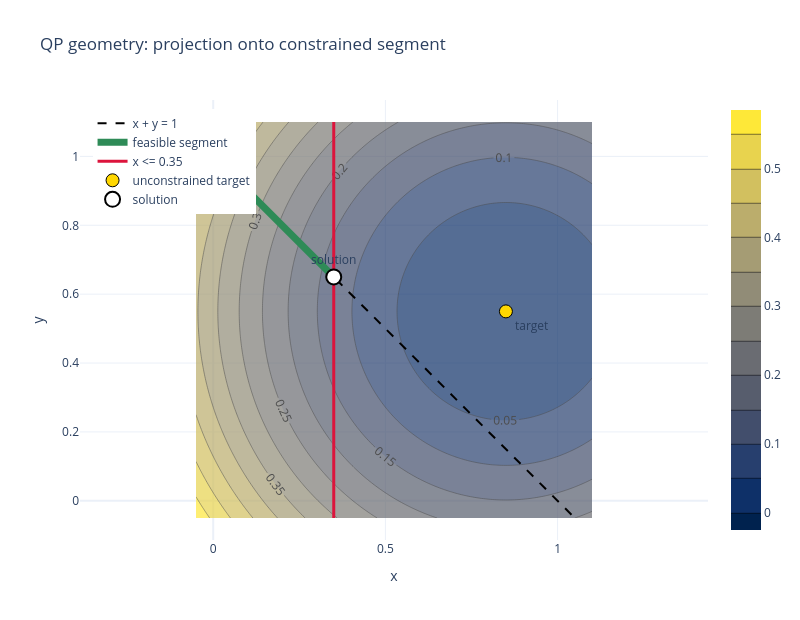

The cell this chart's notebook holds for it:
### Code cell
grid_x = np.linspace(-0.05, 1.1, 180)
grid_y = np.linspace(-0.05, 1.1, 180)
X_grid, Y_grid = np.meshgrid(grid_x, grid_y)
cost_surface = 0.5 * ((X_grid - target[0]) ** 2 + (Y_grid - target[1]) ** 2)
line_x = np.linspace(-0.05, 1.05, 120)
line_y = 1.0 - line_x
feasible_x = np.linspace(0.0, 0.35, 60)
feasible_y = 1.0 - feasible_x

fig = go.Figure()
fig.add_trace(go.Contour(x=grid_x, y=grid_y, z=cost_surface, colorscale='Cividis', opacity=0.7, contours=dict(showlabels=True), name='quadratic objective'))
fig.add_trace(go.Scatter(x=line_x, y=line_y, mode='lines', line=dict(color='black', dash='dash'), name='x + y = 1'))
fig.add_trace(go.Scatter(x=feasible_x, y=feasible_y, mode='lines', line=dict(color='seagreen', width=7), name='feasible segment'))
fig.add_trace(go.Scatter(x=[0.35, 0.35], y=[-0.05, 1.1], mode='lines', line=dict(color='crimson', width=3), name='x <= 0.35'))
fig.add_trace(go.Scatter(x=[target[0]], y=[target[1]], mode='markers+text', marker=dict(size=13, color='gold', line=dict(color='black', width=1)), text=['target'], textposition='bottom right', name='unconstrained target'))
fig.add_trace(go.Scatter(x=[solution[0]], y=[solution[1]], mode='markers+text', marker=dict(size=15, color='white', line=dict(color='black', width=2)), text=['solution'], textposition='top center', name='solution'))
fig.update_layout(template='plotly_white', width=800, height=620, title='QP geometry: projection onto constrained segment', xaxis_title='x', yaxis_title='y', yaxis_scaleanchor='x', legend=dict(x=0.02, y=0.98))
display(fig)

### Figure 1 — Plotly figure (JSON) as saved in the notebook; plotly's stock layout.template omitted (floating-point values rounded to 4 significant figures; data arrays with more than 128 entries replaced by an {"elided": "..."} marker saying what was removed)
{"data": [{"colorscale": [[0, "#00224e"], [0.1111, "#123570"], [0.2222, "#3b496c"], [0.3333, "#575d6d"], [0.4444, "#707173"], [0.5556, "#8a8678"], [0.6667, "#a59c74"], [0.7778, "#c3b369"], [0.8889, "#e1cc55"], [1, "#fee838"]], "contours": {"showlabels": true}, "name": "quadratic objective", "opacity": 0.7, "type": "contour", "x": {"elided": "180 float values"}, "y": {"elided": "180 float values"}, "z": {"elided": "180x180 float values"}}, {"line": {"color": "black", "dash": "dash"}, "mode": "lines", "name": "x + y = 1", "type": "scatter", "x": [-0.05, -0.04076, -0.03151, -0.02227, -0.01303, -0.003782, 0.005462, 0.01471, 0.02395, 0.03319, 0.04244, 0.05168, 0.06092, 0.07017, 0.07941, 0.08866, 0.0979, 0.1071, 0.1164, 0.1256, 0.1349, 0.1441, 0.1534, 0.1626, 0.1718, 0.1811, 0.1903, 0.1996, 0.2088, 0.2181, 0.2273, 0.2366, 0.2458, 0.255, 0.2643, 0.2735, 0.2828, 0.292, 0.3013, 0.3105, 0.3197, 0.329, 0.3382, 0.3475, 0.3567, 0.366, 0.3752, 0.3845, 0.3937, 0.4029, 0.4122, 0.4214, 0.4307, 0.4399, 0.4492, 0.4584, 0.4676, 0.4769, 0.4861, 0.4954, 0.5046, 0.5139, 0.5231, 0.5324, 0.5416, 0.5508, 0.5601, 0.5693, 0.5786, 0.5878, 0.5971, 0.6063, 0.6155, 0.6248, 0.634, 0.6433, 0.6525, 0.6618, 0.671, 0.6803, 0.6895, 0.6987, 0.708, 0.7172, 0.7265, 0.7357, 0.745, 0.7542, 0.7634, 0.7727, 0.7819, 0.7912, 0.8004, 0.8097, 0.8189, 0.8282, 0.8374, 0.8466, 0.8559, 0.8651, 0.8744, 0.8836, 0.8929, 0.9021, 0.9113, 0.9206, 0.9298, 0.9391, 0.9483, 0.9576, 0.9668, 0.9761, 0.9853, 0.9945, 1.004, 1.013, 1.022, 1.032, 1.041, 1.05], "y": [1.05, 1.041, 1.032, 1.022, 1.013, 1.004, 0.9945, 0.9853, 0.9761, 0.9668, 0.9576, 0.9483, 0.9391, 0.9298, 0.9206, 0.9113, 0.9021, 0.8929, 0.8836, 0.8744, 0.8651, 0.8559, 0.8466, 0.8374, 0.8282, 0.8189, 0.8097, 0.8004, 0.7912, 0.7819, 0.7727, 0.7634, 0.7542, 0.745, 0.7357, 0.7265, 0.7172, 0.708, 0.6987, 0.6895, 0.6803, 0.671, 0.6618, 0.6525, 0.6433, 0.634, 0.6248, 0.6155, 0.6063, 0.5971, 0.5878, 0.5786, 0.5693, 0.5601, 0.5508, 0.5416, 0.5324, 0.5231, 0.5139, 0.5046, 0.4954, 0.4861, 0.4769, 0.4676, 0.4584, 0.4492, 0.4399, 0.4307, 0.4214, 0.4122, 0.4029, 0.3937, 0.3845, 0.3752, 0.366, 0.3567, 0.3475, 0.3382, 0.329, 0.3197, 0.3105, 0.3013, 0.292, 0.2828, 0.2735, 0.2643, 0.255, 0.2458, 0.2366, 0.2273, 0.2181, 0.2088, 0.1996, 0.1903, 0.1811, 0.1718, 0.1626, 0.1534, 0.1441, 0.1349, 0.1256, 0.1164, 0.1071, 0.0979, 0.08866, 0.07941, 0.07017, 0.06092, 0.05168, 0.04244, 0.03319, 0.02395, 0.01471, 0.005462, -0.003782, -0.01303, -0.02227, -0.03151, -0.04076, -0.05]}, {"line": {"color": "seagreen", "width": 7}, "mode": "lines", "name": "feasible segment", "type": "scatter", "x": [0.0, 0.005932, 0.01186, 0.0178, 0.02373, 0.02966, 0.03559, 0.04153, 0.04746, 0.05339, 0.05932, 0.06525, 0.07119, 0.07712, 0.08305, 0.08898, 0.09492, 0.1008, 0.1068, 0.1127, 0.1186, 0.1246, 0.1305, 0.1364, 0.1424, 0.1483, 0.1542, 0.1602, 0.1661, 0.172, 0.178, 0.1839, 0.1898, 0.1958, 0.2017, 0.2076, 0.2136, 0.2195, 0.2254, 0.2314, 0.2373, 0.2432, 0.2492, 0.2551, 0.261, 0.2669, 0.2729, 0.2788, 0.2847, 0.2907, 0.2966, 0.3025, 0.3085, 0.3144, 0.3203, 0.3263, 0.3322, 0.3381, 0.3441, 0.35], "y": [1.0, 0.9941, 0.9881, 0.9822, 0.9763, 0.9703, 0.9644, 0.9585, 0.9525, 0.9466, 0.9407, 0.9347, 0.9288, 0.9229, 0.9169, 0.911, 0.9051, 0.8992, 0.8932, 0.8873, 0.8814, 0.8754, 0.8695, 0.8636, 0.8576, 0.8517, 0.8458, 0.8398, 0.8339, 0.828, 0.822, 0.8161, 0.8102, 0.8042, 0.7983, 0.7924, 0.7864, 0.7805, 0.7746, 0.7686, 0.7627, 0.7568, 0.7508, 0.7449, 0.739, 0.7331, 0.7271, 0.7212, 0.7153, 0.7093, 0.7034, 0.6975, 0.6915, 0.6856, 0.6797, 0.6737, 0.6678, 0.6619, 0.6559, 0.65]}, {"line": {"color": "crimson", "width": 3}, "mode": "lines", "name": "x <= 0.35", "type": "scatter", "x": [0.35, 0.35], "y": [-0.05, 1.1]}, {"marker": {"color": "gold", "line": {"color": "black", "width": 1}, "size": 13}, "mode": "markers+text", "name": "unconstrained target", "text": ["target"], "textposition": "bottom right", "type": "scatter", "x": [0.85], "y": [0.55]}, {"marker": {"color": "white", "line": {"color": "black", "width": 2}, "size": 15}, "mode": "markers+text", "name": "solution", "text": ["solution"], "textposition": "top center", "type": "scatter", "x": [0.35], "y": [0.65]}], "layout": {"height": 620, "legend": {"x": 0.02, "y": 0.98}, "title": {"text": "QP geometry: projection onto constrained segment"}, "width": 800, "xaxis": {"title": {"text": "x"}}, "yaxis": {"scaleanchor": "x", "title": {"text": "y"}}}}
